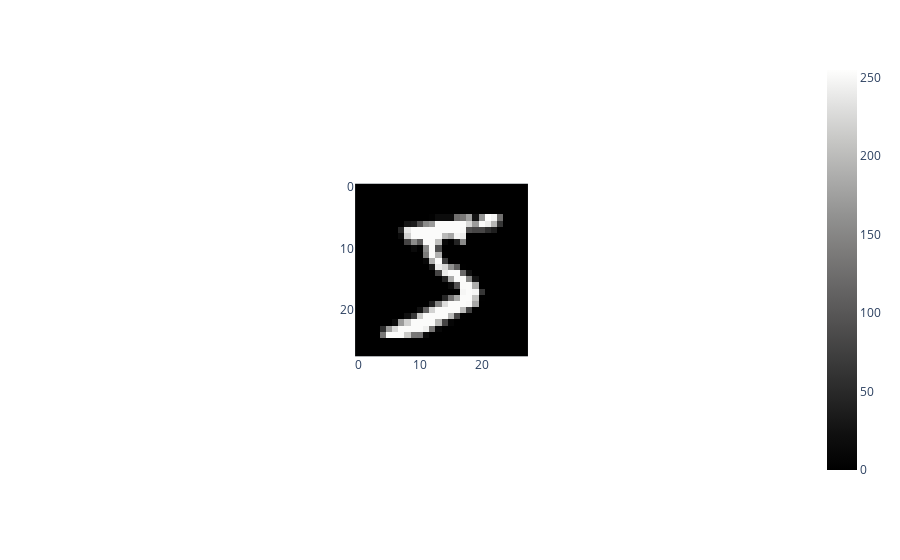

Notebook code for this chart:
### Code cell
px.imshow(x[0].reshape(28, 28), color_continuous_scale= 'gray')

### Figure 1 — Plotly figure (JSON) as saved in the notebook; plotly's stock layout.template omitted (floating-point values rounded to 4 significant figures; data arrays with more than 128 entries replaced by an {"elided": "..."} marker saying what was removed)
{"data": [{"coloraxis": "coloraxis", "hovertemplate": "x: %{x}<br>y: %{y}<br>color: %{z}<extra></extra>", "name": "0", "type": "heatmap", "xaxis": "x", "yaxis": "y", "z": {"elided": "28x28 int values"}}], "layout": {"autosize": true, "coloraxis": {"colorscale": [[0, "rgb(0, 0, 0)"], [0.09091, "rgb(16, 16, 16)"], [0.1818, "rgb(38, 38, 38)"], [0.2727, "rgb(59, 59, 59)"], [0.3636, "rgb(81, 80, 80)"], [0.4545, "rgb(102, 101, 101)"], [0.5455, "rgb(124, 123, 122)"], [0.6364, "rgb(146, 146, 145)"], [0.7273, "rgb(171, 171, 170)"], [0.8182, "rgb(197, 197, 195)"], [0.9091, "rgb(224, 224, 223)"], [1, "rgb(254, 254, 253)"]]}, "margin": {"t": 60}, "xaxis": {"anchor": "y", "autorange": true, "constrain": "domain", "domain": [0.3804, 0.6196], "range": [-0.5, 27.5], "scaleanchor": "y"}, "yaxis": {"anchor": "x", "autorange": true, "constrain": "domain", "domain": [0, 1], "range": [27.5, -0.5]}}}
